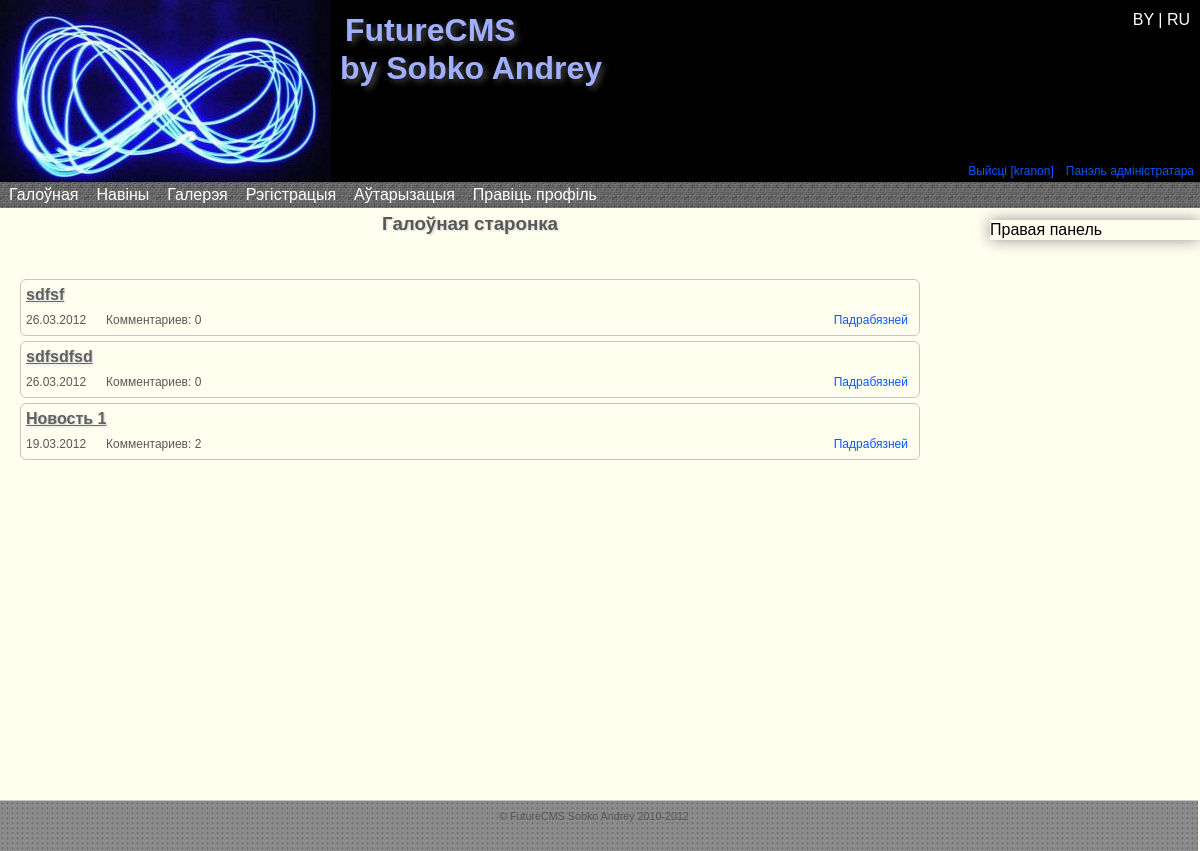
The app's page / (signed in) with its own data.
### tables this page shows
CREATE TABLE IF NOT EXISTS `settings` (
  `id` int(11) NOT NULL AUTO_INCREMENT,
  `siteName` varchar(300) NOT NULL,
  `siteHeader` varchar(300) NOT NULL,
  `siteFooter` varchar(300) NOT NULL,
  `metaTitle` varchar(300) NOT NULL,
  `metaKeywords` varchar(300) NOT NULL,
  `metaDescription` varchar(300) NOT NULL,
  `metaCharset` varchar(300) NOT NULL,
  PRIMARY KEY (`id`)
);

CREATE TABLE IF NOT EXISTS `menu` (
  `id` int(11) NOT NULL AUTO_INCREMENT,
  `num` int(11) NOT NULL,
  `lang1` varchar(50) NOT NULL,
  `lang2` varchar(50) NOT NULL,
  `link` text NOT NULL,
  `published` int(11) NOT NULL DEFAULT '0',
  `in` int(2) NOT NULL DEFAULT '0',
  PRIMARY KEY (`id`)
);

CREATE TABLE IF NOT EXISTS `page` (
  `id` int(11) NOT NULL AUTO_INCREMENT,
  `lang1` varchar(150) NOT NULL,
  `lang2` varchar(150) NOT NULL,
  `link` varchar(200) NOT NULL,
  `text_lang1` longtext NOT NULL,
  `text_lang2` longtext NOT NULL,
  `in_menu` int(11) NOT NULL DEFAULT '0',
  PRIMARY KEY (`id`)
);

CREATE TABLE IF NOT EXISTS `news` (
  `id` int(11) NOT NULL AUTO_INCREMENT,
  `caption_lang1` varchar(200) NOT NULL,
  `caption_lang2` varchar(200) NOT NULL,
  `text_lang1` text NOT NULL,
  `text_lang2` text NOT NULL,
  `date` datetime NOT NULL,
  PRIMARY KEY (`id`)
);

### core/config.php (called while the page is built, shortened)
<?php
include 'classes/base.class.php';
$db = new DataBase('localhost','root','root');
$db->SelectDataBase('future_cms');
$sql="SELECT `id`,`siteName`,`siteHeader`,`siteFooter`,`metaTitle`,`metaKeywords`,`metaDescription`,`metaCharset` FROM `settings`";
$res=$db->query($sql);
while ($row = mysql_fetch_array($res)){
	$site['lang'.$row['id']]=array(
			'name'=>$row['siteName'],
			'header'=>$row['siteHeader'],
			'footer'=>$row['siteFooter']
		);
}
$site['version']='12.13.5';
?>

### index.php (the view, shortened to what this page needs)
<?php session_start();
include "core/config.php";
if ($_SESSION['lang']=='lang2'){ $lang='lang2'; }
else { $lang='lang1'; }
$link='index.php';
$header=$site[$lang]['header'];
$name=$db->ReadPageName($link,$lang);
$footer=$site[$lang]['footer'];
$word=$db->WordsTranslate($lang);
?>
<!DOCTYPE html PUBLIC "-//W3C//DTD XHTML 1.0 Strict//EN" "http://www.w3.org/TR/xhtml1/DTD/xhtml1-strict.dtd">
<html xmlns="http://www.w3.org/1999/xhtml">
<head>
    <link rel="stylesheet" href="design/style_main.css" type="text/css" media="screen, projection" />
	<link rel="stylesheet" href="design/droppy.css" type="text/css" media="screen, projection" />
    <link rel="stylesheet" href="design/form_err.css" type="text/css" media="screen, projection" />
</head>
<body>
<div id="wrapper">
    <div id="header" align="left" class="head_grad">
        <div id="symbol">
            <a href="index.php"><img src="design/symbol.png" class="iePNG"/></a>
        </div>
		<div id="lang">
            <a href="core/lang1.php"> BY </a>|<a href="core/lang2.php"> RU </a>
        </div>
        <br /><h1><?php echo $header;?></h1><br />
        <div id="user">
			<?php
				if ($_SESSION['login']==NULL){
					echo '<a href="/Avtorizatsiya.php" id="ln">'.$word[1].'</a>
						<a href="/Registratsiya.php">'.$word[2].'</a>';
                }
                else{
					echo '<a href="core/logout.php"> '.$word[4].' ['.$_SESSION['login'].']</a>';
                }
                if (($_SESSION['group']=='1')|($_SESSION['group']=='2')){
					echo '<a href="core/admin_p/">'.$word[3].'</a>';
                }
           ?>
         </div>
    </div>
    <div id="middle">
        <div id="menu" class="menu_grad">
            <ul id="nav">
			<?php $db->MenuRead($lang);?>
			</ul>
        </div>
        <div id="container">
            <div id="content">
                <?php echo '<h3>'.$name.'</h3>';
                $db->TextRead($link, $lang);
                $db->ReadNews('',$lang);
                ?>
            </div>
        </div>
        <?php include 'core/sideRight.php';?>
    </div>
</div>
<div id="footer" align="center" class="footer_grad ">
    <?php
		echo $footer;
    ?>
</div>
</body>
</html>

### core/classes/base.class.php (shortened to what this page needs)
<?php
class DataBase{
    private $host= '';
    private $user= '';
    private $pass= '';
    private $connection;
    public function __construct($host="",$user="",$pass=""){
        $this->host = $host;
        $this->user = $user;
        $this->pass = $pass;
    }
    public function connect(){
		$this->connection = mysql_connect($this->host,$this->user,$this->pass) or die("could not connect to DB");
        return $this->connection;
    }
	public static function query($sql){
		$res=mysql_query($sql) or die(mysql_error());
		return $res;
    }
    public function ReadNews($col='',$lang){
    	if($this->connection){
			$sql="SELECT	`id`,
							`caption_".$lang."`,
							`text_".$lang."`,
							DATE_FORMAT(date,'%d.%m.%Y') AS date
				FROM `news` ORDER BY `id` DESC;";
			$result = self::query($sql);
			while ($row = mysql_fetch_array($result, MYSQL_BOTH)){
				$sql2="SELECT COUNT(`id`) as count FROM `news_comments` WHERE `news_id`=".$row['id'];
				$res = self::query($sql2);
				while ($row2 = mysql_fetch_array($res, MYSQL_BOTH)){
					$count=$row2['count'];
				}
				$caption=$row['caption_'.$lang];
				$mor['lang1']='Падрабязней';
				$mor['lang2']='Подробней';
				echo '<div class="news">
				<a href="read_news.php?id='.$row['id'].'"><h4 class="news_caption">'.$caption.'</h4></a>
				<span class="news_date">'.$row['date'].'</span>
				<span class="news_num_comments">Комментариев: '.$count.'</span>
				<span class="news_read"><a href="read_news.php?id='.$row['id'].'">'.$mor[$lang].'</a></span><br />
				</div>';
			}
    	}
    }
    public function MenuRead($lang,$dir=''){
		if($this->connection){
			$sql="SELECT `id`,`num`,`link`,`".$lang."`,`in` FROM `menu` WHERE `published`='1' ORDER BY `num`;";
            $result = self::query($sql);
			while ($row = mysql_fetch_array($result, MYSQL_BOTH)){
				$menu[$row['num']]=array(
						'id'=>$row['id'],
						'in'=>$row['in'],
						'name'=>$row[$lang],
						'link'=>$row['link']
						);
			}
			foreach($menu as $val){
					if ($val['in']==0){
						echo '<li><a href="'.$val['link'].'">'.$val['name'].'</a>';
						echo '<ul>';
						echo '</ul></li>';
					}
				}
        }
    }
    public function ReadPageName($PageLink,$lang){
		if($this->connection){
            $sql="SELECT `".$lang."` FROM `page` WHERE `link` = '".$PageLink."'";
			$result=self::query($sql);
			while ($row = mysql_fetch_array($result, MYSQL_BOTH)){
				$pageData=$row[$lang];
			}
			return $pageData;
        }
    }
    public function WordsTranslate($lang){
		if($this->connection){
			$num=1;
			$sql="SELECT `".$lang."` FROM `language`";
			$result = self::query($sql);
			while ($row = mysql_fetch_array($result, MYSQL_BOTH)){
				$word[$num]=$row[$lang];
				$num++;
			}
			return $word;
        }
    }
}
?>

### core/sideRight.php
<?php
$sql="SELECT `text_".$lang."` FROM `page` WHERE `link`='RightSideBar'";
$result = $db->query($sql);
while ($row = mysql_fetch_array($result)){
	echo $row[0];
}
?>

### design/style_main.css (style rules this page uses)
* { margin: 0; padding: 0; }
html { height: 100%; }
body { font: 1em/1.250em Arial, Tahoma, Verdana, sans-serif; width: 100%; height: 100%; min-height:100%; background: #FFFFFF; position:relative; background-color: #FFFFF0; }
a { color: blue; outline: none; text-decoration: underline; }
p { margin: 0 5px 18px; }
img { border: none; }
#wrapper { position: relative; width: 100%; min-width: 1000px; margin: 0 auto; padding: 0; min-height: 100%; height: auto !important; height: 100%; }
#header { position: relative; height: 185px; background-color: #010101; }
#header h1 { position: absolute; margin-left: 340px; color: #A1AFFF; text-shadow: #494949 0.1em 0.1em 0.2em; }
#user { float: right; margin-top: 120px; }
#user a { padding:3px 6px; font-size: 0.75em; color:#0956fe; text-decoration:none; }
#menu { position: relative; float: left; width: 100%; height: 25px; top:-6px; padding: 0 0 1px 0; color:#FFFFFF; z-index: 5; background-image: url('menu2.jpg'); }
#symbol { position: relative; float: left; }
#lang { position: relative; float: right; right: 10px; top:10px; color: #FFFFFF; z-index: 2; }
#lang a { color: #FFFFFF; text-decoration: none; }
#middle { width: 100%; padding: 0 0 100px; height: 1%; }
#middle:after { content: '.'; display: block; clear: both; visibility: hidden; height: 0; }
#container { width: 100%; float: left; overflow: hidden; }
#content { position: relative; float: left; padding: 40px 230px 0 20px; color: #585858; min-height:100%; width: 75%; }
#content a { padding:3px 6px; color: #0956fe; text-decoration:none; }
#content h3 { position: relative; top: -40px; text-shadow: #D2D2D2 0.07em 0.07em 0.1em; text-align: center; }
.news { border: 1px solid #C5C5C5; padding: 5px; margin-top:5px; border-radius: 6px; }
.news_caption { color: #616161; text-shadow: #D2D2D2 0.07em 0.07em 0.1em; font-size:1em; margin-top: -20px; margin-bottom: 5px; text-decoration: underline; }
.news_date { position:relative; float:left; font-size:9pt; }
.news_read { position:relative; float:right; font-size:9pt; }
.news_num_comments { position:relative; float:left; font-size:9pt; margin-left: 20px; }
#sideRight { position: absolute; float: right; width: 210px; top: 220px; right: 0px; box-shadow:#949494 0 0 15px; -moz-box-shadow:#949494 0 0 15px; -webkit-box-shadow:#949494 0 0 15px; }
#footer { position: relative; width: 99%; min-width: 990px; height: 40px; padding: 5px 10px 5px 0; background-image: url('footer.jpg'); color: #585858; font-size: 0.67em; border-top: #C5C5C5 solid 1px; }

### design/droppy.css (style rules this page uses)
#nav { display: block; margin: 0 0 10px 0; padding: 0; position: relative; }
#nav li { display: block; list-style: none; margin: 0; padding: 0; float: left; position: relative; }
#nav a { display: block; }
#nav a { text-decoration:none; color: white; font-size: 1em; padding: 3px 9px 3px 9px; margin-bottom: -1px; }

### records on screen
settings: siteHeader "FutureCMS by Sobko Andrey", siteFooter "© FutureCMS Sobko Andrey 2010-2012"
menu: lang1 "Галоўная"
menu: lang1 "Навіны"
menu: lang1 "Галерэя"
menu: lang1 "Рэгістрацыя"
menu: lang1 "Аўтарызацыя"
menu: lang1 "Правіць профіль"
page: lang1 "Галоўная старонка"
news: caption_lang1 "sdfsf", date "26.03.2012", count "0", lang "Падрабязней"
news: caption_lang1 "sdfsdfsd", date "26.03.2012", count "0", lang "Падрабязней"
news: caption_lang1 "Новость 1", date "19.03.2012", count "2", lang "Падрабязней"
page: text_lang1 "Правая панель"

### other values on screen
$word[4] "Выйсці"
$_SESSION['login'] "kranon"
$word[3] "Панэль адміністратара"
